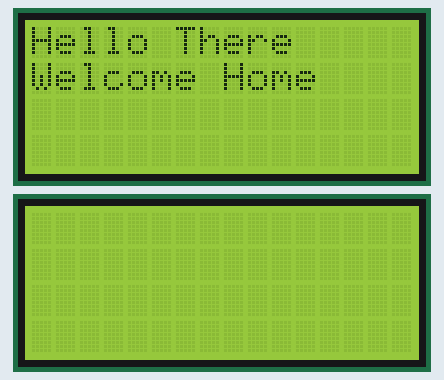
Simulated run of this sketch. Board: Arduino Uno, built with avr-gcc and run on an emulated ATmega328P. Shown: 2 × 16×4 character LCD.

Above: at 0.2 s.
At 1.2 s:
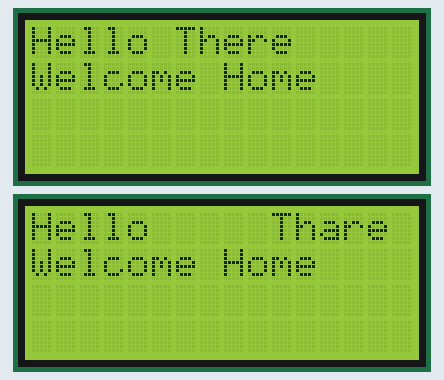

The sketch:

Display.ino
```cpp
#include <LiquidCrystal_I2C.h>
#include <Wire.h>

LiquidCrystal_I2C lcd_A(0x26, 16, 4);
LiquidCrystal_I2C lcd_B(0x27, 16, 4);

void setup() {
  // put your setup code here, to run once:
  lcd_A.init();
  lcd_A.backlight();
  lcd_B.begin(16, 4);
  lcd_B.backlight();

}

void loop() {
  lcd_A.clear();
  lcd_A.print("Hello There");
  lcd_A.setCursor(0,1);
  lcd_A.print("Welcome Home");
  delay(1000);
  lcd_B.clear();
  lcd_B.print("Hello     Thare");
  lcd_B.setCursor(0,1);
  lcd_B.print("Welcome Home");
  delay(1000);


}
```
